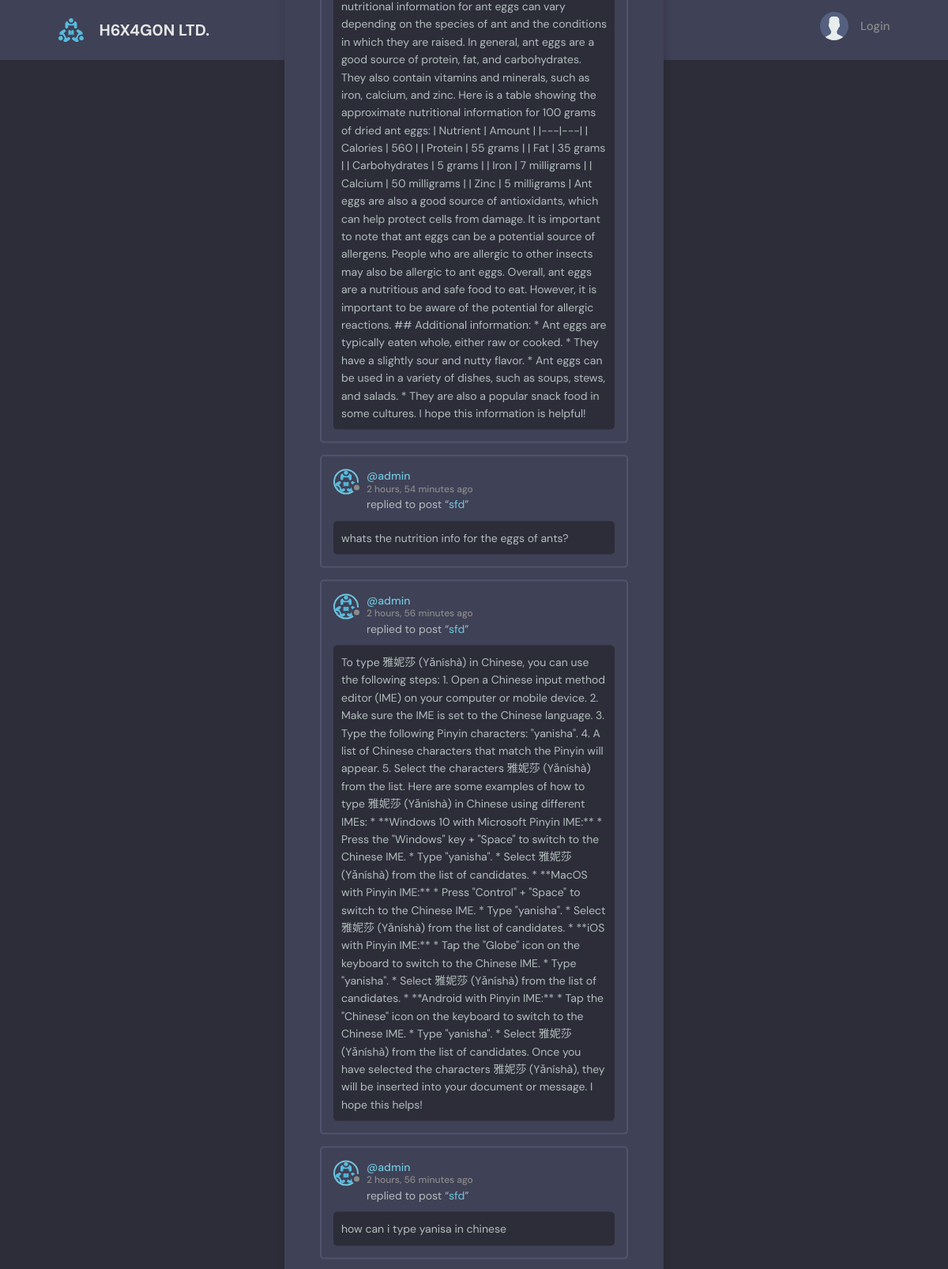
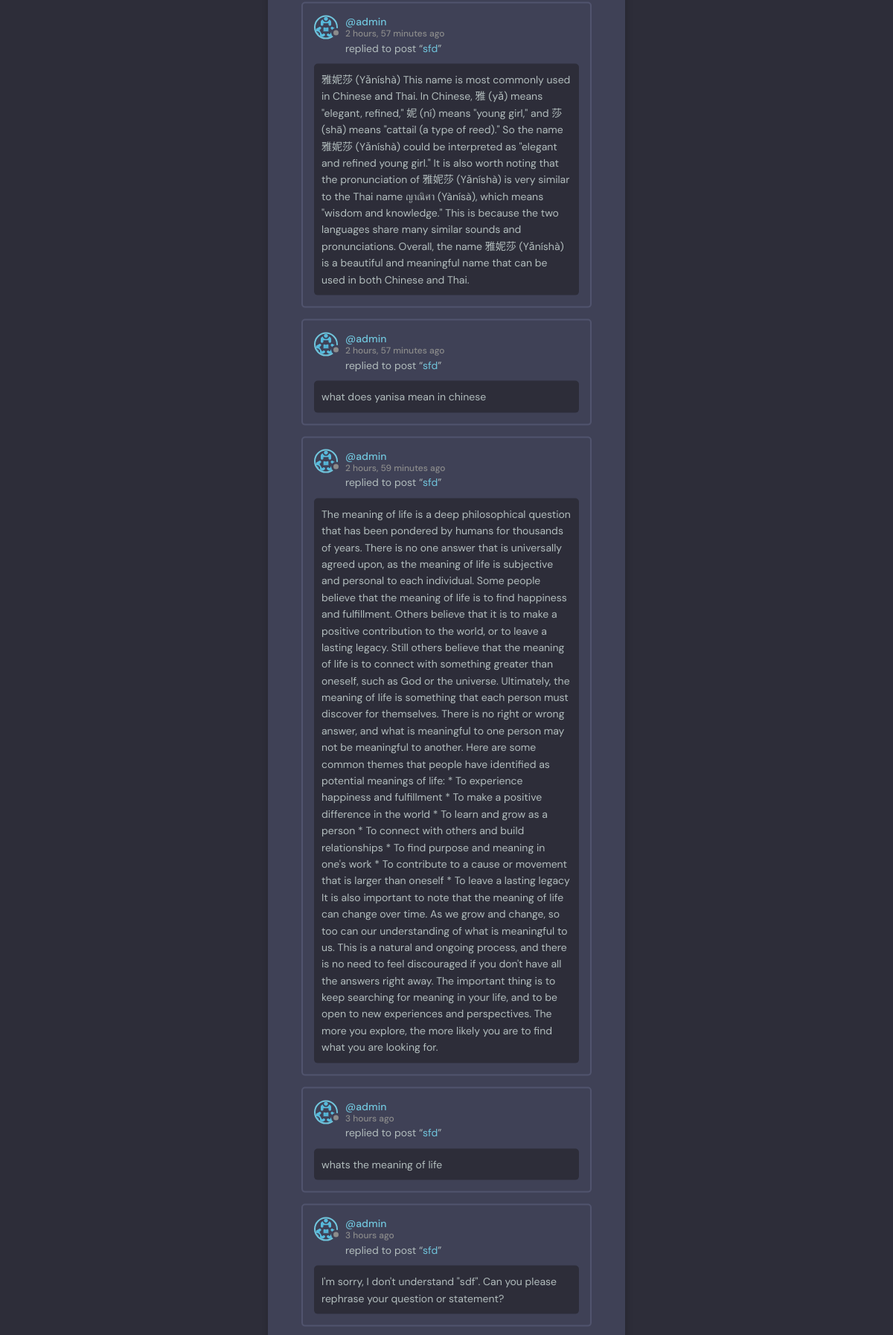
The page /activity/ (upper part) on the database its author committed (2 pictures, top to bottom).
### base/models.py (models this page shows, shortened)
class Message(models.Model):
    user = models.ForeignKey(User, on_delete=models.CASCADE)
    room = models.ForeignKey(Room, on_delete=models.CASCADE)
    body = models.TextField()
    updated = models.DateTimeField(auto_now=True)
    created = models.DateTimeField(auto_now_add=True)
    class Meta:
        ordering = ['-updated', '-created']

class Room(models.Model):
    host = models.ForeignKey(User, on_delete=models.SET_NULL, null=True)
    topic = models.ForeignKey(Topic, on_delete=models.SET_NULL, null=True)
    name = models.CharField(max_length=200)
    description = models.TextField(null=True, blank=True)
    participants = models.ManyToManyField(User, related_name='participants', blank=True)
    updated = models.DateTimeField(auto_now=True)
    created = models.DateTimeField(auto_now_add=True)
    class Meta:
        ordering = ['-updated', '-created']

### base/views.py (the view)
# urls.py: path('activity/', views.activityPage, name='activity'),
def activityPage(request):
    room_messages = Message.objects.all()
    context = {
        'room_messages': room_messages
    }
    return render(request, 'base/activity.html', context)

### base/templates/base/activity.html (shortened to what this page needs)
{% extends 'main.html' %}
{% block content %}
{% load static %}
    <main class="layout">
      <div class="container">
        <div class="layout__box">
          <div class="activities-page layout__body">
            {% for message in room_messages %}
            <div class="activities__box">
              <div class="activities__boxHeader roomListRoom__header">
                <a href="{% url 'user-profile' message.user.id %}" class="roomListRoom__author">
                  <div class="avatar avatar--small">
                    <img src="{% static 'images/logo.svg' %}" />
                  </div>
                  <p>
                    @{{message.user}}
                    <span>{{message.created|timesince}} ago</span>
                  </p>
                </a>
              </div>
              <div class="activities__boxContent">
                <p>replied to post “<a href="{% url 'room' message.room.id %}">{{message.room.name}}</a>”</p>
                <div class="activities__boxRoomContent">
                  {{message.body}}
                </div>
              </div>
            </div>
            {% endfor %}
          </div>
        </div>
      </div>
    </main>
{% endblock content %}

### static/styles/style.css (style rules this page uses)
:root { --color-main: #71c6dd; --color-main-light: #e1f6fb; --color-dark: #3f4156; --color-dark-medium: #51546e; --color-dark-light: #696d97; --color-light: #e5e5e5; --color-gray: #8b8b8b; --color-light-gray: #b2bdbd; --color-bg: #2d2d39; --color-success: #5dd693; --color-error: #fc4b0b; }
* { font-family: "DM Sans", -apple-system, BlinkMacSystemFont, "Segoe UI", Roboto, Oxygen, Ubuntu, Cantarell, "Open Sans", "Helvetica Neue", sans-serif; margin: 0; padding: 0; box-sizing: border-box; text-rendering: optimizeLegibility; font-size: inherit; }
html { font-size: 56.25%; }
@media only screen and (min-width: 1200px) { html { font-size: 62.5%; } }
body { line-height: 1.6; font-weight: 400; font-size: 1.5rem; color: var(--color-light-gray); background-color: var(--color-bg); min-height: 100vh; }
img { width: 100%; }
a { display: inline-block; color: var(--color-main); text-decoration: none; }
.container { max-width: 120rem; width: 90%; margin: auto; }
.avatar { position: relative; display: inline-block; border-radius: 50%; border: 2px solid var(--color-main); }
.avatar img { display: block; border-radius: 50%; object-fit: cover; object-position: center; }
.avatar::after { content: ""; display: block; position: absolute; background-color: var(--color-gray); z-index: 111; border-radius: 50%; border: 0.3rem solid var(--color-dark); }
.avatar.avatar--small img { width: 2.8rem; height: 2.8rem; }
.avatar.avatar--small:after { width: 0.7rem; height: 0.7rem; bottom: 0px; right: -6px; }
.layout { margin-top: 2.4rem; }
.layout > .container { display: flex; justify-content: space-between; align-items: flex-start; }
.layout__box { width: 90%; max-width: 48rem; min-height: 40rem; position: absolute; top: 50%; left: 50%; transform: translate(-50%, -46%); background-color: var(--color-dark); border-radius: 1rem; box-shadow: 1px 1px 6px 3px rgba(0, 0, 0, 0.1); overflow: hidden; }
.layout__body { margin: 3rem; }
.roomListRoom__header { display: flex; justify-content: space-between; align-items: center; }
.roomListRoom__author { font-weight: 500; display: flex; align-items: center; gap: 1rem; }
.activities__box { margin: 1.5rem; padding: 1.5rem; border: 2px solid var(--color-dark-medium); border-radius: 5px; }
.activities__boxHeader p { font-size: 1.4rem; line-height: 1.3; }
.activities__boxHeader p span { color: var(--color-gray); font-size: 1.2rem; display: block; }
.activities__boxContent { margin-left: 4.2rem; }
.activities__boxContent { font-size: 1.4rem; }
.activities__boxRoomContent { background: var(--color-bg); padding: 1rem; border-radius: 5px; margin-top: 1rem; margin-left: -4.2rem; }

### rows shown on the page
Message: user "admin", created "2 hours, 54 minutes", room.name "sfd", body "whats the nutrition info for the eggs of ants?"
Message: user "admin", created "2 hours, 56 minutes", room.name "sfd", body "To type 雅妮莎 (Yǎníshà) in Chinese, you can use the following steps: 1. Open a Chinese input method editor (IME) on your computer or mobile device. 2. Make sure the IME is set to the Chinese language. 3. Type the following Pinyin characters: \"yanisha\". 4. A list of Chinese characters that match the Pinyin will appear. 5. Select the characters 雅妮莎 (Yǎníshà) from the list. Here are some examples of how to type 雅妮莎 (Yǎníshà) in Chinese using different IMEs: * **Windows 10 with Microsoft Pinyin IME:** * Press the \"Windows\" key + \"Space\" to switch to the Chinese IME. * Type \"yanisha\". * Select 雅妮莎 (Yǎníshà) from the list of candidates. * **MacOS with Pinyin IME:** * Press \"Control\" + \"Space\" to…"
Message: user "admin", created "2 hours, 56 minutes", room.name "sfd", body "how can i type yanisa in chinese"
Message: user "admin", created "2 hours, 57 minutes", room.name "sfd", body "雅妮莎 (Yǎníshà) This name is most commonly used in Chinese and Thai. In Chinese, 雅 (yǎ) means \"elegant, refined,\" 妮 (ní) means \"young girl,\" and 莎 (shā) means \"cattail (a type of reed).\" So the name 雅妮莎 (Yǎníshà) could be interpreted as \"elegant and refined young girl.\" It is also worth noting that the pronunciation of 雅妮莎 (Yǎníshà) is very similar to the Thai name ญาณิศา (Yànísà), which means \"wisdom and knowledge.\" This is because the two languages share many similar sounds and pronunciations. Overall, the name 雅妮莎 (Yǎníshà) is a beautiful and meaningful name that can be used in both Chinese and Thai."
Message: user "admin", created "2 hours, 57 minutes", room.name "sfd", body "what does yanisa mean in chinese"
Message: user "admin", created "2 hours, 59 minutes", room.name "sfd", body "The meaning of life is a deep philosophical question that has been pondered by humans for thousands of years. There is no one answer that is universally agreed upon, as the meaning of life is subjective and personal to each individual. Some people believe that the meaning of life is to find happiness and fulfillment. Others believe that it is to make a positive contribution to the world, or to leave a lasting legacy. Still others believe that the meaning of life is to connect with something greater than oneself, such as God or the universe. Ultimately, the meaning of life is something that each person must discover for themselves. There is no right or wrong answer, and what is meaningful to…"
Message: user "admin", created "3 hours", room.name "sfd", body "whats the meaning of life"
Message: user "admin", created "3 hours", room.name "sfd", body "I'm sorry, I don't understand \"sdf\". Can you please rephrase your question or statement?"
